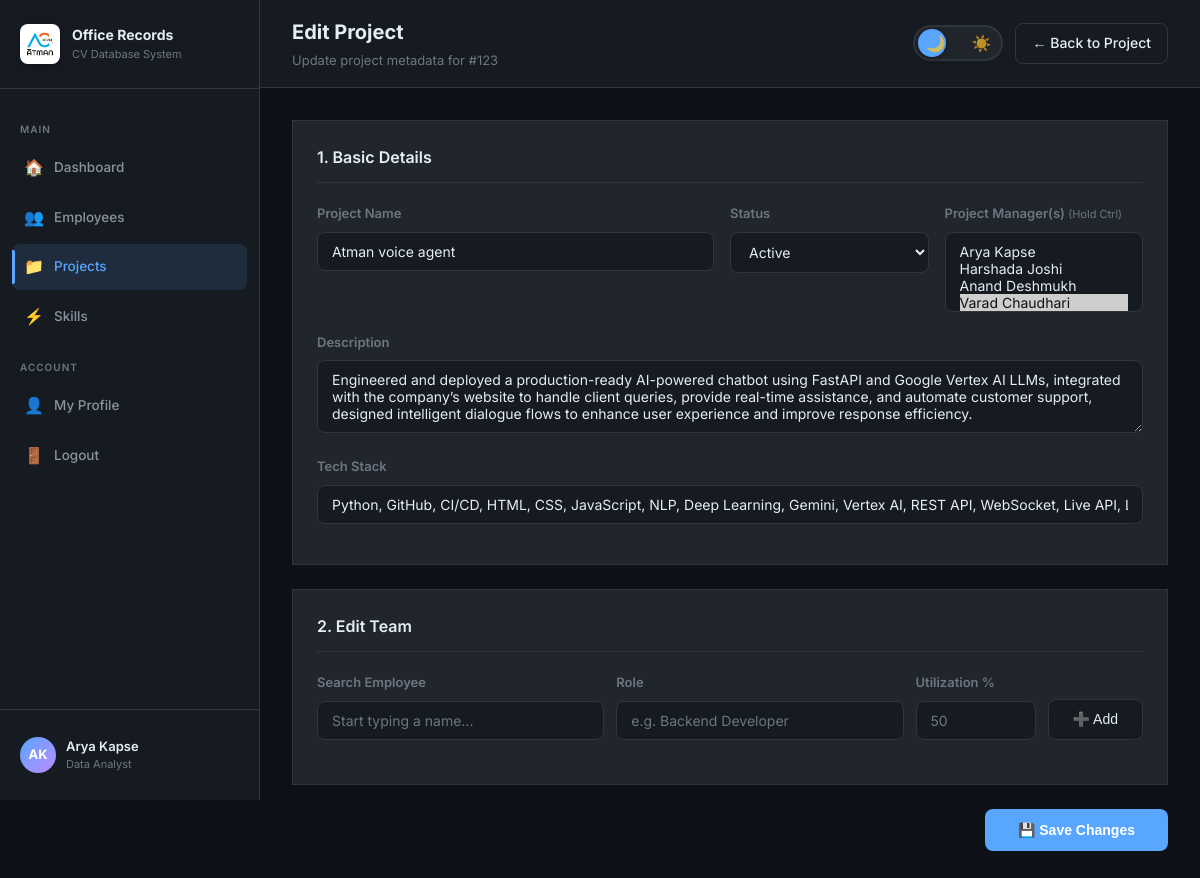
Screenshot of /projects/123/edit/ (signed in) with the database file from the repository.
### records/models.py (models this page shows, shortened)
class Employee(models.Model):
    ROLE_HR = 'HR'
    ROLE_MANAGER = 'Manager'
    ROLE_EMPLOYEE = 'Employee'
    ROLE_CHOICES = [
        ('HR', 'HR'),
        ('Manager', 'Manager'),
        ('Employee', 'Employee'),
    ]
    emp_id = models.IntegerField(primary_key=True)
    emp_name = models.CharField(max_length=200)
    IAM = models.CharField(max_length=20, choices=ROLE_CHOICES, default='Employee')
    password = models.CharField(max_length=100)
    email = models.EmailField(max_length=200, blank=True, null=True)
    profile_summary = models.TextField(blank=True, null=True)
    linkedin_url = models.CharField(max_length=300, blank=True, null=True)
    github_portfolio_url = models.CharField(max_length=300, blank=True, null=True)
    joining_date = models.CharField(max_length=50, blank=True, null=True)
    manager_id = models.IntegerField(blank=True, null=True)
    designation = models.CharField(max_length=200, blank=True, null=True)
    experience = models.CharField(max_length=50, blank=True, null=True)
    total_utilization = models.FloatField(default=0, blank=True, null=True)
    class Meta:
        db_table = 'employee'

class Project(models.Model):
    STATUS_CHOICES = [
        ('Active', 'Active'),
        ('Completed', 'Completed'),
        ('On Hold', 'On Hold'),
        ('Cancelled', 'Cancelled'),
    ]
    project_id = models.IntegerField(primary_key=True)
    project_name = models.CharField(max_length=300)
    description = models.TextField(blank=True, null=True)
    status = models.CharField(max_length=50, blank=True, null=True, choices=STATUS_CHOICES)
    manager_id = models.CharField(max_length=200, blank=True, null=True, db_column='manager_id')
    @property
    def get_manager_ids_list(self):
        if not self.manager_id:
            return []
        return [int(x.strip()) for x in self.manager_id.split(',') if x.strip().isdigit()]
    class Meta:
        db_table = 'project'

### records/views.py (the view)
        def wrapper(request, *args, **kwargs):
            if not request.session.get('emp_id'):
                return redirect('records:login')
            user_iam = request.session.get('IAM', 'Employee')
            if user_iam not in roles:
                messages.error(request, f"Access denied. This section requires: {', '.join(roles)} permission.")
                return redirect('records:dashboard')
            return view_func(request, *args, **kwargs)

### records/views.py (called while the page is built)
def iam_required(*roles):
    def decorator(view_func):
        def wrapper(request, *args, **kwargs):
            if not request.session.get('emp_id'):
                return redirect('records:login')
            user_iam = request.session.get('IAM', 'Employee')
            if user_iam not in roles:
                messages.error(request, f"Access denied. This section requires: {', '.join(roles)} permission.")
                return redirect('records:dashboard')
            return view_func(request, *args, **kwargs)
        wrapper.__name__ = view_func.__name__
        return wrapper
    return decorator

def get_session_iam(request):
    return request.session.get('IAM', 'Employee')

### templates/records/edit_project.html (shortened to what this page needs)
{% extends "records/base.html" %}
{% block page_title %}Edit Project{% endblock %}
{% block page_sub %}Update project metadata for #{{ project.project_id }}{% endblock %}
{% block topbar_actions %}
<a href="{% url 'records:project_detail' project.project_id %}" class="btn btn-secondary">← Back to Project</a>
{% endblock %}
{% block content %}
<div class="form-section">
  <div class="form-section-title">1. Basic Details</div>
  <div style="display:grid;grid-template-columns:2fr 1fr 1fr;gap:16px">
    <div class="form-group">
      <label>Project Name</label>
      <input type="text" id="p_name" class="form-control" value="{{ project.project_name }}">
    </div>
    <div class="form-group">
      <label>Status</label>
      <select id="p_status" class="form-control">
        <option value="Active" {% if project.status == 'Active' %}selected{% endif %}>Active</option>
      </select>
    </div>
    <div class="form-group">
      <label>Project Manager(s) <span style="font-weight:normal;color:var(--text-muted);font-size:11px;">(Hold Ctrl)</span></label>
      <select id="p_manager" class="form-control" multiple style="height: 80px;" required>
        {% for e in employees %}
        <option value="{{ e.emp_id }}" {% if e.emp_id in project.get_manager_ids_list %}selected{% endif %}>{{ e.emp_name }}</option>
        {% endfor %}
      </select>
    </div>
  </div>
  <div class="form-group">
    <label>Description</label>
    <textarea id="p_desc" class="form-control" rows="3">{{ project.description }}</textarea>
  </div>
  <div class="form-group">
    <label>Tech Stack</label>
    <input type="text" id="p_tech_stack" class="form-control" value="{{ current_tech_stack }}">
  </div>
</div>
<div class="form-section">
  <div class="form-section-title">2. Edit Team</div>
  <div style="display:flex;gap:12px;align-items:flex-end">
    <div class="form-group" style="flex:1;margin-bottom:0">
      <label>Search Employee</label>
      <input type="text" list="emp_list" id="emp_search" class="form-control" placeholder="Start typing a name..." autocomplete="off">
    </div>
    <div class="form-group" style="flex:1;margin-bottom:0">
      <label>Role</label>
      <input type="text" id="emp_role" class="form-control" placeholder="e.g. Backend Developer">
    </div>
    <div class="form-group" style="width:120px;margin-bottom:0">
      <label>Utilization %</label>
      <input type="number" id="emp_utilization" class="form-control" placeholder="50" min="0" max="100" step="1">
    </div>
    <button type="button" class="btn btn-secondary" onclick="addEmployee()" style="height:41px;padding:0 24px">➕ Add</button>
  </div>
</div>
<div style="display:flex; justify-content:flex-end; margin-bottom:48px;">
  <button id="saveBtn" type="button" class="btn btn-primary" onclick="gatherAndSave()" style="padding:12px 32px; font-weight:600;">💾 Save Changes</button>
</div>
{% endblock %}

### templates/records/base.html (shortened to what this page needs)
{% load static %}
<!DOCTYPE html>
<html lang="en">
<head>
  <link rel="stylesheet" href="{% static 'css/style.css' %}?v={{ request.resolver_match.url_name }}{% now 'U' %}"/>
</head>
<body>
<div class="app-layout">
  <aside class="sidebar" id="sidebar">
    <div class="sidebar-brand">
      <div class="brand-icon" style="background:white;padding:4px">
        <img src="{% static 'images/AI_Symbol.png' %}" alt="Logo" style="width:100%;height:100%;object-fit:contain;display:block">
      </div>
      <div class="brand-text">
        <span class="brand-title">Office Records</span>
        <span class="brand-sub">CV Database System</span>
      </div>
    </div>
    <nav class="sidebar-nav">
      <span class="nav-section-label">Main</span>
      <a href="{% url 'records:dashboard' %}"
         class="nav-link {% if request.resolver_match.url_name == 'dashboard' %}active{% endif %}">
        <span class="nav-icon">🏠</span> Dashboard
      </a>
      <a href="{% url 'records:employee_list' %}"
         class="nav-link {% if 'employee' in request.resolver_match.url_name %}active{% endif %}">
        <span class="nav-icon">👥</span> Employees
      </a>
      <a href="{% url 'records:project_list' %}"
         class="nav-link {% if 'project' in request.resolver_match.url_name %}active{% endif %}">
        <span class="nav-icon">📁</span> Projects
      </a>
      <a href="{% url 'records:skills' %}"
         class="nav-link {% if request.resolver_match.url_name == 'skills' %}active{% endif %}">
        <span class="nav-icon">⚡</span> Skills
      </a>
      <span class="nav-section-label">Account</span>
      <a href="{% url 'records:my_profile' %}" class="nav-link">
        <span class="nav-icon">👤</span> My Profile
      </a>
      <a href="{% url 'records:logout' %}" class="nav-link">
        <span class="nav-icon">🚪</span> Logout
      </a>
    </nav>
    <div class="sidebar-footer">
      <a href="{% url 'records:my_profile' %}" class="user-card" style="text-decoration:none">
        <div class="user-avatar" id="sidebarAvatar" data-name="{{ request.session.emp_name|default:'' }}">
        </div>
        <div class="user-info">
          <div class="user-name">{{ request.session.emp_name }}</div>
          <div class="user-role">{{ request.session.designation|default:"Employee" }}</div>
        </div>
      </a>
    </div>
  </aside>
  <main class="main-content">
    <div class="topbar">
      <div style="display:flex; align-items:center; gap:16px;">
        <div>
          <div class="topbar-title">{% block page_title %}Dashboard{% endblock %}</div>
          <div class="topbar-sub">{% block page_sub %}{% endblock %}</div>
        </div>
      </div>
      <div class="topbar-actions">
        <div class="theme-switch" id="themeToggle" title="Toggle Light/Dark Mode">
          <span>🌙</span>
          <span>☀️</span>
          <div class="switch-knob"></div>
        </div>
        {% block topbar_actions %}{% endblock %}
      </div>
    </div>
    <div class="page-content animate-fade-in">
      {% block content %}{% endblock %}
    </div>
  </main>
</div>
</body>
</html>

### templates/records/base.html (style rules this page uses)
.theme-switch { position: relative; width: 90px; height: 36px; border: 2px solid var(--border); border-radius: 999px; background: var(--bg-card); display: flex; align-items: center; justify-content: space-between; padding: 0 10px; cursor: pointer; flex-shrink: 0; user-select: none; }
.theme-switch span { font-size: 16px; z-index: 2; user-select: none; opacity: 0.7; transition: opacity 0.3s ease, transform 0.3s ease; }
.theme-switch .switch-knob { position: absolute; top: 2px; left: 3px; width: 28px; height: 28px; background: var(--accent-blue, #58a6ff); border-radius: 50%; transition: transform 0.35s cubic-bezier(0.34, 1.56, 0.64, 1), background 0.35s ease; box-shadow: 0 2px 8px rgba(0,0,0,0.3); pointer-events: none; }

### templates/records/edit_project.html (style rules this page uses)
.form-section { background: var(--bg-card); border: 1px solid var(--border); border-radius: var(--radius-md); padding: 24px; margin-bottom: 24px; }
.form-section-title { font-size: 16px; font-weight: 600; color: var(--text-primary); margin-bottom: 20px; border-bottom: 1px solid var(--border); padding-bottom: 12px; }
.form-group { margin-bottom: 16px; }
.form-group label { display: block; margin-bottom: 8px; font-size: 13px; font-weight: 600; color: var(--text-muted); }
.form-control { width: 100%; background: var(--bg-secondary); border: 1px solid var(--border); border-radius: var(--radius-sm); padding: 10px 14px; color: var(--text-primary); font-family: 'Inter', sans-serif; transition: border-color 0.2s; }
.btn { display: inline-flex; align-items: center; justify-content: center; padding: 8px 16px; border-radius: var(--radius-sm); font-size: 14px; font-weight: 500; cursor: pointer; transition: 0.2s; border: 1px solid transparent; }
.btn-primary { background: var(--accent-blue); color: #fff; }
.btn-secondary { background: var(--bg-secondary); color: var(--text-primary); border-color: var(--border); }

### rows the page displays
Employee: session.emp_name "Arya Kapse", session.designation "Data Analyst"
Project: project_id "123", project_name "Atman voice agent", status "Active", manager.emp_name "Arya Kapse / Harshada Joshi / Anand Deshmukh / Varad Chaudhari ☑", description "Engineered and deployed a production-ready AI-powered chatbot using FastAPI and Google Vertex AI LLMs, integrated with the company’s website to handle client queries, provide real-time assistance, and automate customer support, designed intelligent dialogue flows to enhance user experience and improve response efficiency."
